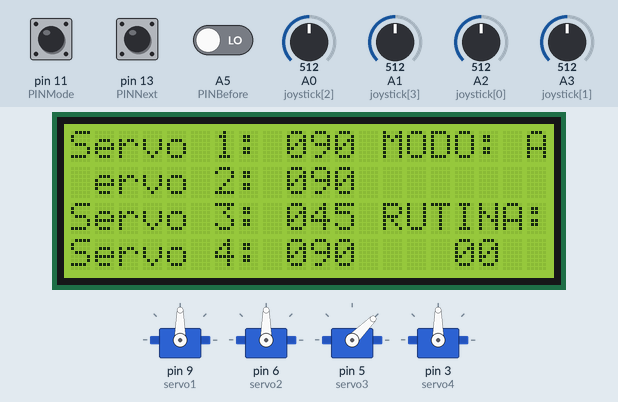
Bench run of a sketch on a simulated Arduino Uno, built with avr-gcc and run on an emulated ATmega328P. Shown: 20×4 character LCD, 4 × servo. The inputs (shaded band) are chosen by the test bench; at power-on: pin 11 (PINMode) HIGH, pin 13 (PINNext) LOW, A0 (joystick[2]) = 512, A1 (joystick[3]) = 512, A2 (joystick[0]) = 512, A3 (joystick[1]) = 512, A5 (PINBefore) LOW.

Above: at 1.2 s.
1.3 s: pin 11 (PINMode) pulled LOW for 0.15 s
At 1.59 s:
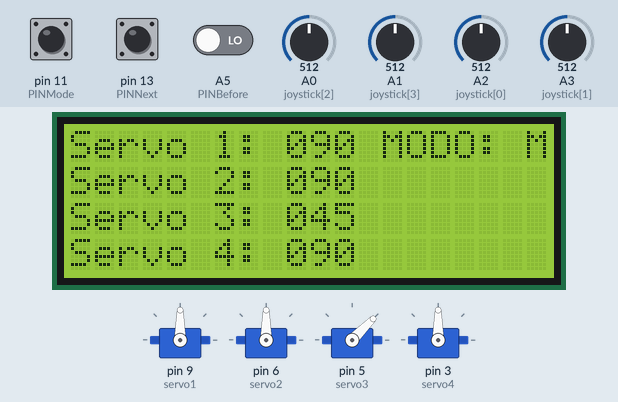
3.1 s: pin 13 (PINNext) pulled HIGH for 1 s
At 5.8 s:
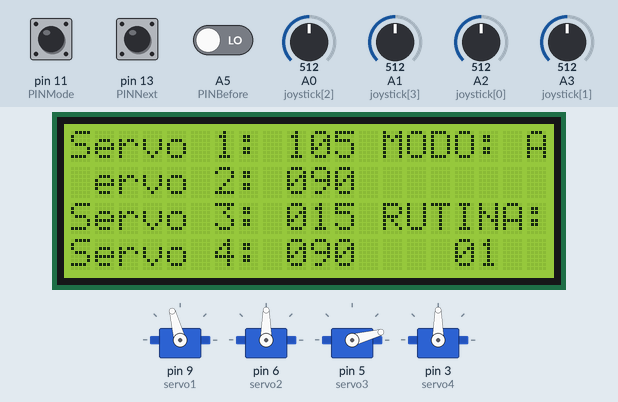
6.2 s: pin 13 (PINNext) pulled HIGH for 3.2 s
At 10.5 s:
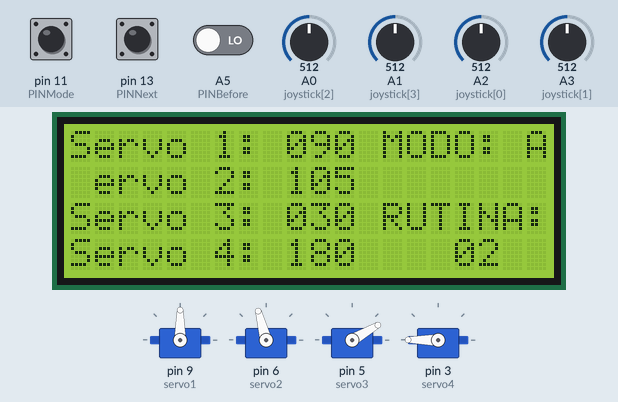
11.4 s: pin 13 (PINNext) pulled HIGH for 1 s
At 14.1 s:
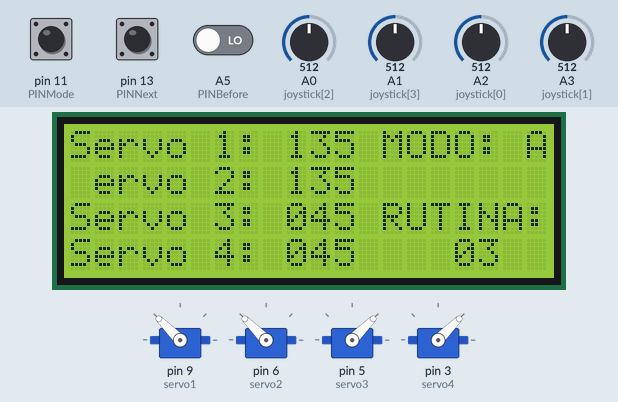
14.5 s: pin 11 (PINMode) pulled LOW for 1 s
At 15.5 s:
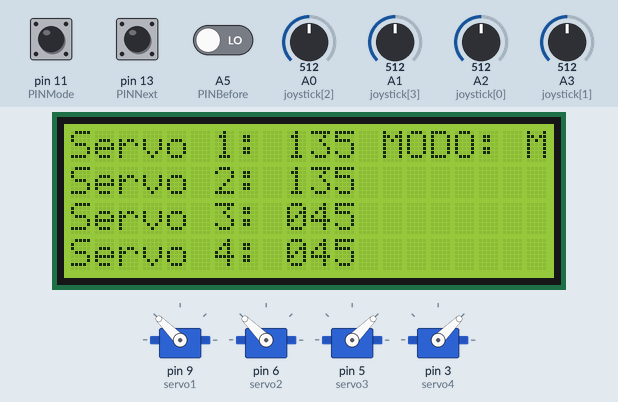
17.2 s: pin 13 (PINNext) pulled HIGH for 3.2 s
At 22.0 s:
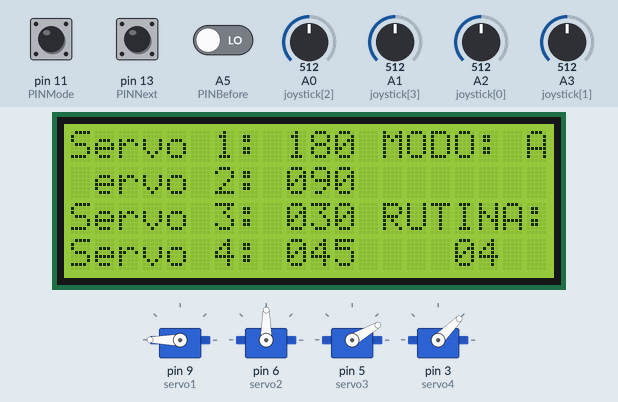
Timing chart, 0 to 23.3 s (numbered marks = the images above; inputs shaded):
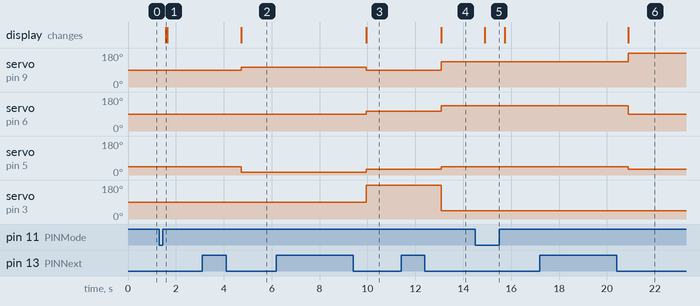

The sketch:

Proyecto_GM.ino
```cpp
//Sophia Franke 23030
//Dulce Ovando 23441
//Proyecto 2 Electrónica Digital 1
//Pegado de WOKWI, Versión final del código
#include <LiquidCrystal.h>
#include <Servo.h>
#include <Bounce2.h>

LiquidCrystal lcd(12,4,10,8,7,2);

Servo servo1, servo2, servo3, servo4; //declaración de los servos que se utilizarán
int angulos[4]={90,90,45,90}; //ángulos iniciales de los servos

int angulosPrevios[4]={-1,-1,-1,-1};
int configAnterior= -1;
bool modoManual =false;
bool modoManualPrevio= !modoManual; //guarda el estado previo en el modo manual o mecánico

//declaración de los pines que tienen a los joysticksotones
const int joystick[4]={A2,A3,A0,A1};

const int PINNext = 13;
const int PINBefore = A5;
const int PINMode = 11;

//Configuración de los botones para prevenir rebotes.
Bounce PBNext = Bounce();
Bounce PBBefore = Bounce();
Bounce PBMode = Bounce();

//declaración de las 5 configuraciones del modo automático
const int configuraciones = 5;
int rutina[configuraciones][4] = {
{90,90,45,90},
{105,90,15,90},
{90,105,30,180},
{135,135,45,45},
{180,90,30,45}
};

int ConfigActual = 0;

//Prototipeado de las funciones
void MoverServos();
void MostrarenLCD();
void NextConfig();
void PrevConfig();
void LoadConfig();
void Leerjoysticks();
String formatAngle(int angle); //formateo de los ángulos para asegurar que se muestren los necesarios y 90° no se vuelva 900° si se usó esa línea para 180°.

void setup() {
  // put your setup code here, to run once:
  lcd.begin(20,4);

  servo1.attach(9); //Servo Derecho
  servo2.attach(6); // Servo Izquierdo
  servo3.attach(5); //Servo Garra
  servo4.attach(3); // Servo Base


  pinMode(PINNext, INPUT);
  pinMode(PINBefore, INPUT);
  pinMode(PINMode, INPUT);

  //configurar los botones para evitar el rebote
  PBNext.attach(PINNext);//asigna el pin designado para ir a la siguiente configuración a PBNext, que es de la librería Bounce2, y se encarga de manejar el el rebote de este pin.
  PBNext.interval(25);  // El interval ayuda a decirle a Arduino que ignore cualquier cambio dentro de los 25 milisegundos después de que se haya presionado el botón.
  PBBefore.attach(PINBefore); PBBefore.interval(25);
  PBMode.attach(PINMode); PBMode.interval(25);

  modoManual = !digitalRead(PINMode); //lee el estado en el que se encuentra el switch

  //llama las funciones siguientes para cargar la configuración actual, mover los servos correspondientes y mostrar en el LCD lo que se le pida.
  LoadConfig();
  MoverServos();
  MostrarenLCD();

}

void loop() {
  //verifican si el botón asociado cambió de estado, aplica el tiempo de espera establecido en el .interval y sirve para que funcione el .fell().
  PBNext.update();
  PBBefore.update();
  PBMode.update();

  bool nuevoModoManual = !digitalRead(PINMode); //detecta si se cambió de modo en el switch
  if (nuevoModoManual != modoManual);{
    modoManual = nuevoModoManual;
    if (!modoManual){
      LoadConfig();
      MoverServos();
      MostrarenLCD();
    }
    delay(200);
  }
  if (modoManual){ //si esta en modo manual o mecánico lee los joysticks
    LeerJoysticks();
    MoverServos();
    MostrarenLCD();
  } else{
    if (PBNext.fell()){ //detecta si hubo cambio de HIGH a LOW (literalmente) y solo efectúa cambio si el botón NO se mantiene presionado
      NextConfig(); //cambia a la siguiente configuración pr4edeterminada
      MoverServos();
      MostrarenLCD();
      }
    if (PBBefore.fell()){
      PrevConfig(); //cambia a la configuración predetermianda anterior
      MoverServos();
      MostrarenLCD();
      }
  }
  delay(50);
}
//Función para lectura de joysticks y actualización de Servos si se encuentra en modo Manual
void LeerJoysticks(){
  for (int i=0; i<4; i++) {
    int lectura = analogRead(joystick[i]);
    if (lectura > 480 && lectura < 544) continue; //zona donde se establece el "0" del joystick-

    if(lectura <= 480){ //Movimeintos a la izquerda y abajo del joystick disminuyen.
      angulos[i]--;
      if (angulos[i] < 0) angulos[i] = 0; //asegura que no hayan ángulos negativos ya que son servos de 180°
    } else if (lectura >= 544){ //Movimeintos a la derecha y arriba del joystick aumentan.
      angulos[i]++;
      if (angulos[i] > 180) angulos[i] = 180; //asegura que no hayan ángulos mayores a 180°
    }
  }
}

//Funciones para cambiar de configuración predeterminada
void NextConfig() {
  ConfigActual=(ConfigActual + 1) % configuraciones; //% se utiliza para crear el bucle de las configuraciones predeterminadas y asegurar que vaya 1-2-3-4-5-1...
  LoadConfig();
}

void PrevConfig(){
  ConfigActual=(ConfigActual - 1 + configuraciones) % configuraciones; // se le suman las configuraciones para asegurar que de 0 no vaya a -1, sino que regrese a 5 ya que esta es la última configuración.
  LoadConfig();
}

//Carga la configuración actual de los servos.
void LoadConfig(){
  for (int i=0; i < 4; i++){ //array de ángulos
  angulos[i] = rutina[ConfigActual][i];
  } }

//Mueve los servos a los ángulos establecidos en el array de ángulos.
void MoverServos() {
  servo1.write(angulos[0]);
  servo2.write(angulos[1]);
  servo3.write(angulos[2]);
  servo4.write(angulos[3]);
}
void MostrarenLCDModoManual() {
  //Imprime los 4 Servos con sus ángulos.
  lcd.setCursor(0,0) ; lcd.print("Servo 1: "); lcd.print(formatAngle(angulos[0]));
  lcd.setCursor(0,1) ; lcd.print("Servo 2: "); lcd.print(formatAngle(angulos[1]));
  lcd.setCursor(0,2) ; lcd.print("Servo 3: "); lcd.print(formatAngle(angulos[2]));
  lcd.setCursor(0,3) ; lcd.print("Servo 4: "); lcd.print(formatAngle(angulos[3]));
  lcd.setCursor(13,0); lcd.print("MODO: "); lcd.print("M");
  lcd.setCursor(13, 2); lcd.print("       ");
  lcd.setCursor(16, 3); lcd.print("  ");
  //Imprime el modo que se encuentra actualmente y imprime espacios en blanco donde se encuentra texto en el otro modo.
}

void MostrarenLCDModoAutomatico(){
  lcd.setCursor(0,0) ; lcd.print("Servo 1: "); lcd.print(formatAngle(angulos[0]));
  lcd.setCursor(0,1) ; lcd.print("Servo 2: "); lcd.print(formatAngle(angulos[1]));
  lcd.setCursor(0,2) ; lcd.print("Servo 3: "); lcd.print(formatAngle(angulos[2]));
  lcd.setCursor(0,3) ; lcd.print("Servo 4: "); lcd.print(formatAngle(angulos[3]));
  lcd.setCursor(13,0); lcd.print("MODO: "); lcd.print("A");
  lcd.setCursor(13, 2); lcd.print("RUTINA: "); //imprime la rutina predetermianda actual en la que se encuentra el Servo.
  lcd.setCursor(16, 3);
  if (ConfigActual < 10) { //Imrpime un cero adelante del número para que siempre hayan dos dígitos
    lcd.print("0" + String(ConfigActual));
  } else {
    lcd.print(String(ConfigActual)); }
}

void MostrarenLCD(){
if (modoManual){
  MostrarenLCDModoManual();}
else {
  MostrarenLCDModoAutomatico(); }
}

//Formaton del ángulo para mostrarlo como 3 dígitos
String formatAngle(int angle) {
if (angle < 10) return "00" + String(angle); // para npumeros menores a 10 los formatea como, por ejemplo, "005".
else if (angle < 100) return "0" + String(angle); //para números menorea a 100 los formatea como, por ejemplo, "075"
else return String(angle); //para números mayores a 100 los formatea como, por ejemplo, "145"
}
```

Measured:
- after the input at 1.3 s, the display: changes after 0.29 s (image 1)
- after the input at 3.1 s, servo on pin 9 (servo1): 90° → 105° after 1.6 s; servo on pin 5 (servo3): 45° → 15° after 1.6 s; the display: changes after 1.6 s (image 2)
- after the input at 6.2 s, servo on pin 9 (servo1): 105° → 90° after 3.7 s; servo on pin 6 (servo2): 90° → 105° after 3.7 s; servo on pin 5 (servo3): 15° → 30° after 3.7 s; servo on pin 3 (servo4): 90° → 180° after 3.7 s; the display: changes after 3.7 s (image 3)
- after the input at 11.4 s, servo on pin 9 (servo1): 90° → 135° after 1.7 s; servo on pin 6 (servo2): 105° → 135° after 1.7 s; servo on pin 5 (servo3): 30° → 45° after 1.7 s; servo on pin 3 (servo4): 180° → 45° after 1.7 s; the display: changes after 1.7 s (image 4)
- after the input at 14.5 s, the display: changes after 0.40 s (image 5)
- after the input at 17.2 s, servo on pin 9 (servo1): 135° → 180° after 3.7 s; servo on pin 6 (servo2): 135° → 90° after 3.7 s; servo on pin 5 (servo3): 45° → 30° after 3.7 s; the display: changes after 3.7 s (image 6)
